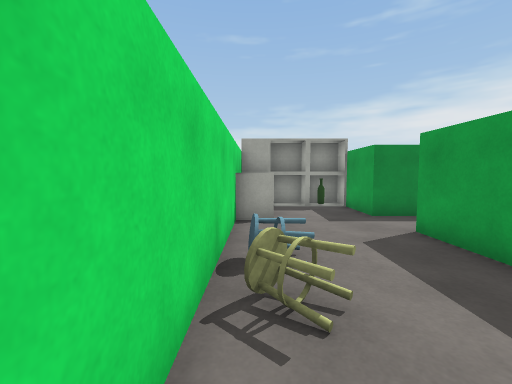
View 1 (above)

18 first-person views from a walk through a 3-D level made in the Unity game engine. The camera is 1.2 m above the floor, tilts 4° down and sees 90° across. The floor is counted in squares, 1 m on a side. Each view is taken from the middle of a square. On the plan, view 1 faces up. The plan holds only what a view shows up to about 12 squares ahead; the rest is blank.

View 2
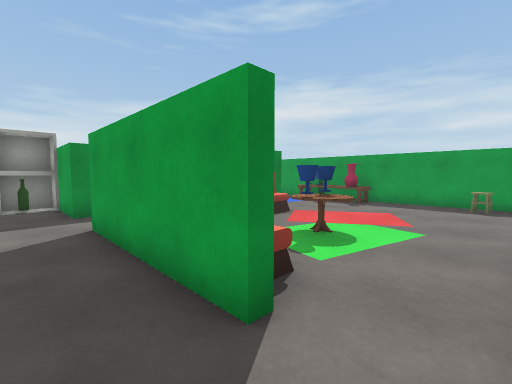

View 3
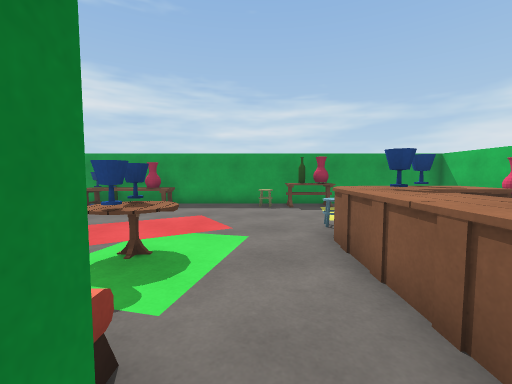

View 4
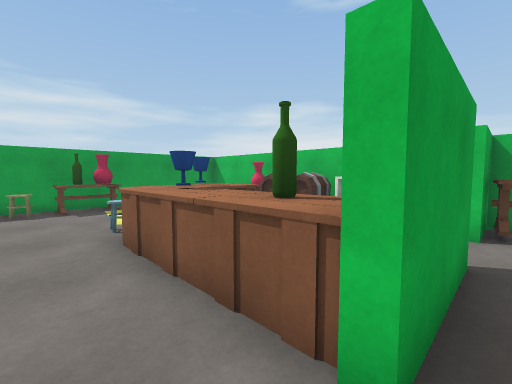

View 5
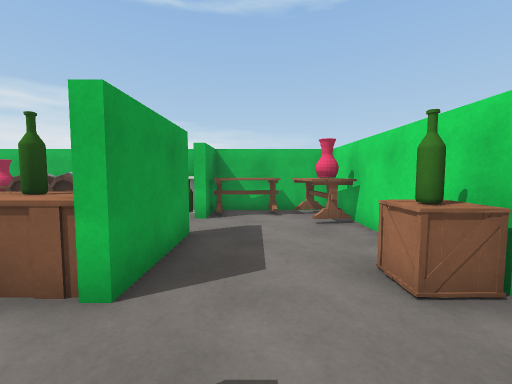

View 6
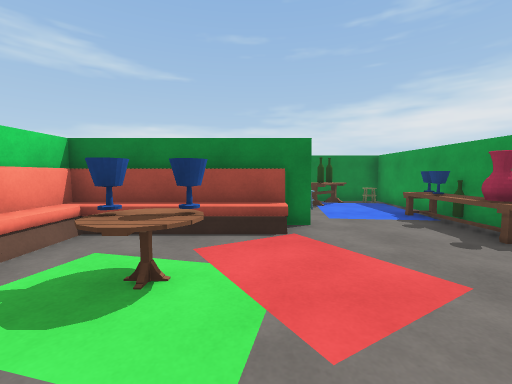

View 7
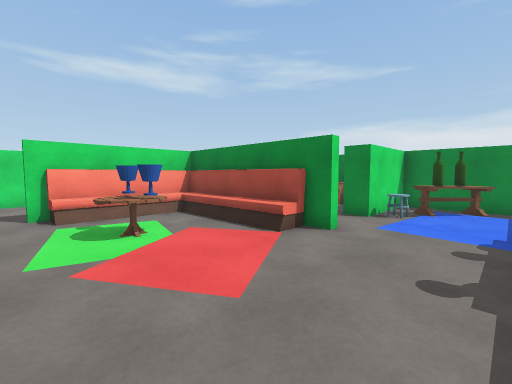

View 8
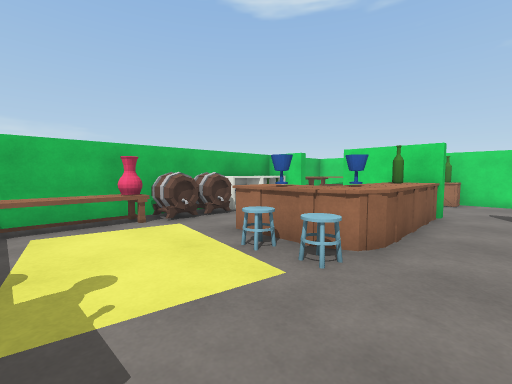

View 9
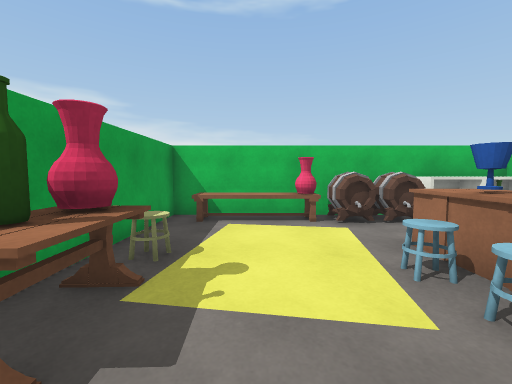

View 10
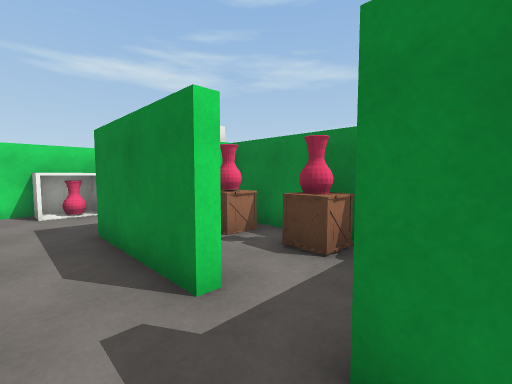

View 11
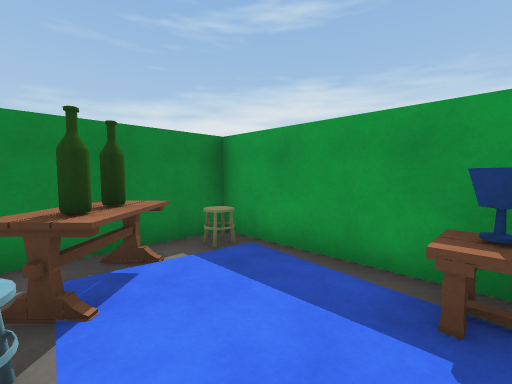

View 12
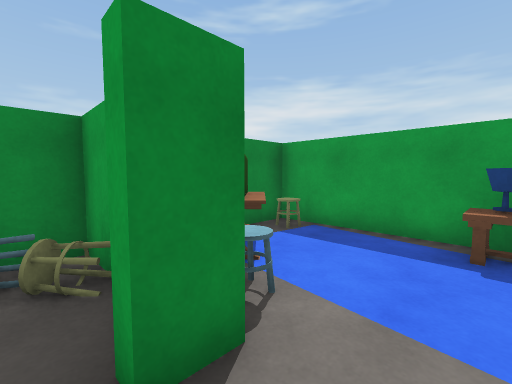

View 13
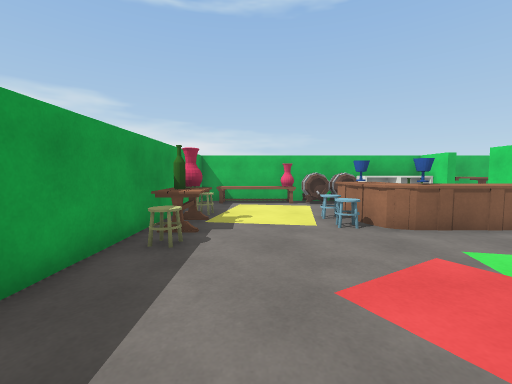

View 14
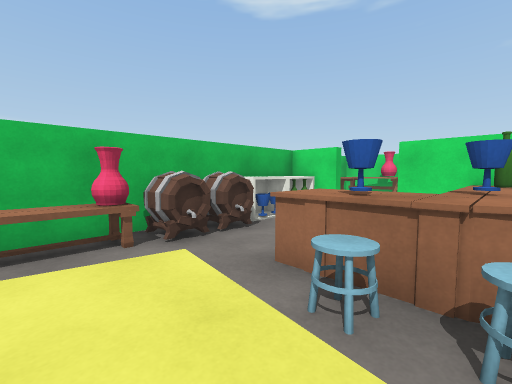

View 15
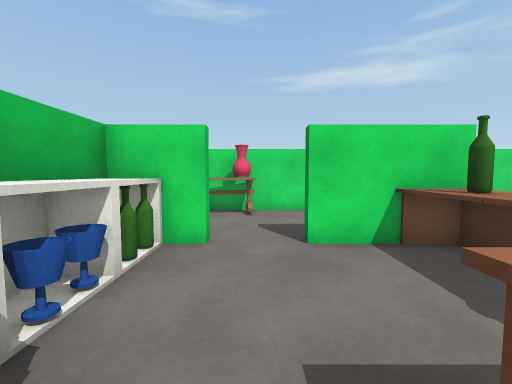

View 16
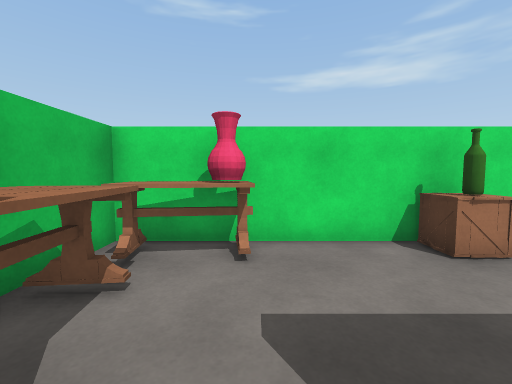

View 17
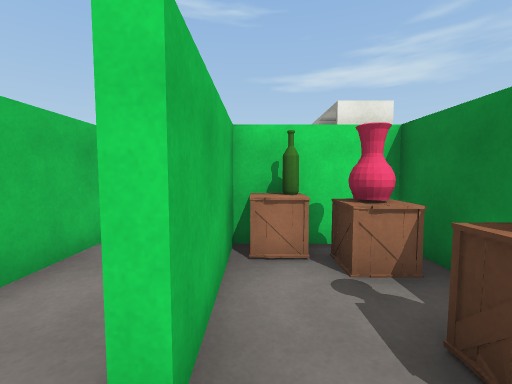

View 18
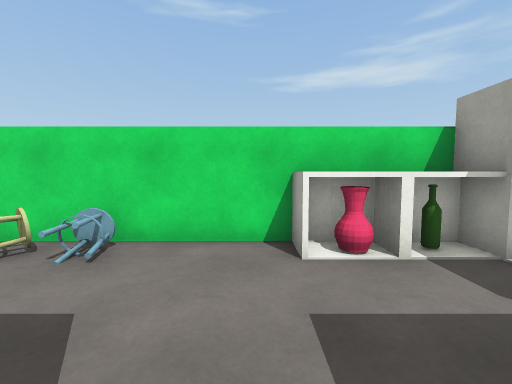

### Floor plan
Points are (right, up) in squares from view 1. A wall is a line through its corners. A room is listed if a view was taken in it or the views show most of it. See-through windows are left out.
Room 1 (views 1, 2, 3, 4, 5, 6, 7, 8, 9, 10, 11, 12, 13, 14, 15, 16, 17, 18)
walls: (3.3, 0.4) (3.3, 5.3) (4.6, 5.3); (6.6, 5) (3.7, 5) (3.7, 4.4); (3.7, -2.4) (3.7, -4.1) (3.3, -4.1) (3.3, -1.2); (9.2, 5.4) (9.2, 5) (8.4, 5); (6.9, 7.3) (3.3, 7.3) (3.3, 9.5); (4.6, 7.6) (6.9, 7.6); (3.7, -5.8) (3.7, -7.5) (13.4, -7.5) (13.4, 10.4) (9.2, 10.4) (9.2, 7.3) (8.4, 7.3); (8.9, 9.2) (8.9, 10.4) (3.7, 10.4) (3.7, 9.4); (-0.5, 9.5) (-0.5, -7.5) (3.4, -7.5)
objects: table (0, -7); vase (0, -6) to (0, -5); bottle (0, -2); other object (0, -1); stool (0, 2); stool (0, 3) to (0, 4); other object (0, 7) to (0, 9); other object (0, 10); table (1, -7) to (3, -6); table (1, -5); other object (1, 10) to (2, 10); other object (4, -7); other object (4, -2); other object (4, 1) to (4, 2); other object (4, 3) to (4, 4); other object (4, 8); bottle (4, 9); cup (5, -7); bottle (5, -2); other object (5, 4) to (6, 5); vase (5, 9) to (5, 10); cup (6, -7); other object (6, -4) to (8, -2); cup (6, 2); other object (7, -7) to (7, -6); cup (7, -2); table (7, 1); cup (7, 2); other object (7, 4) to (8, 5); other object (7, 9); vase (7, 10); other object (8, -7) to (9, -6); cup (8, -3); stool (8, 10); vase (9, -7) to (10, -7); stool (9, -3); stool (9, -2); other object (10, -7) to (12, -6); stool (10, 8); bottle (10, 9); bottle (11, 9); table (11, 10); stool (12, -4) to (13, -4); vase (12, -2); table (12, -1) to (13, -1); vase (12, 4) to (13, 4); cup (12, 5) to (13, 5); other object (12, 6); table (13, -3); bottle (13, -2); stool (13, 0); other object (13, 3); cup (13, 6); bottle (13, 7); stool (13, 10)

Where each view was taken, in squares from view 1:
view 1: 0 up, 0 right, facing up
view 2: 1 down, 2 right, facing up-right
view 3: 0 up, 3 right, facing right
view 4: 0 up, 3 right, facing down-right
view 5: 1 up, 2 right, facing down
view 6: 1 down, 8 right, facing up
view 7: 0 up, 12 right, facing up-left
view 8: 0 up, 12 right, facing down-left
view 9: 0 up, 11 right, facing down
view 10: 6 up, 9 right, facing up-left
view 11: 6 up, 10 right, facing up-right
view 12: 6 up, 8 right, facing up-right
view 13: 4 up, 11 right, facing down
view 14: 2 down, 11 right, facing down-left
view 15: 5 down, 8 right, facing left
view 16: 5 down, 4 right, facing left
view 17: 8 up, 8 right, facing left
view 18: 6 up, 4 right, facing left
